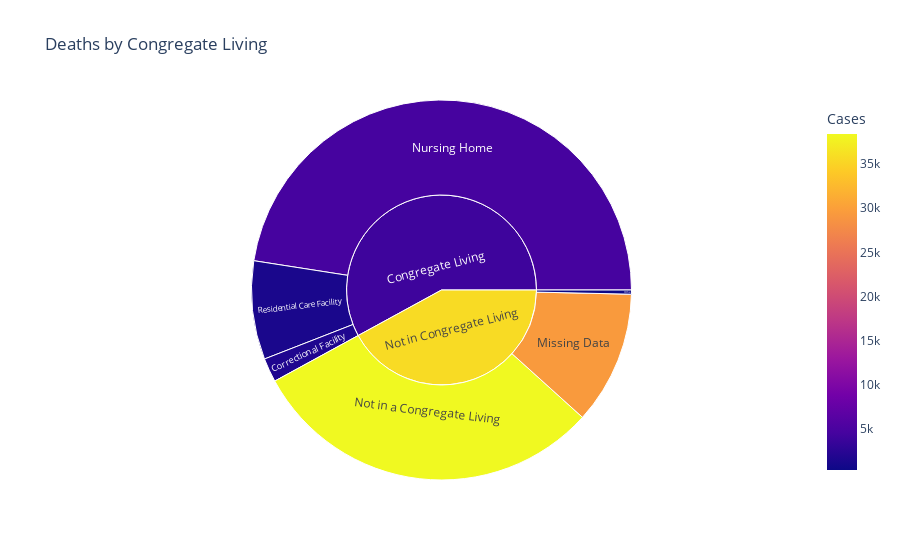

Notebook code cell kept with this figure:
### Code cell
fig = px.sunburst(df.reset_index(), path=['Congregate_Living', 'Living_Situation'], values='Deaths',
                  color='Cases', hover_data=['Deaths'], title = 'Deaths by Congregate Living')
fig.show()

### Figure 1 — Plotly figure (JSON) as saved in the notebook; plotly's stock layout.template omitted (floating-point values rounded to 4 significant figures)
{"data": [{"branchvalues": "total", "customdata": [[29, 1758], [161, 29415], [431, 38370], [675, 4602], [5, 399], [119, 1331], [823, 4029.0], [597, 35640.0]], "domain": {"x": [0, 1], "y": [0, 1]}, "hovertemplate": "labels=%{label}<br>Deaths=%{customdata[0]}<br>parent=%{parent}<br>id=%{id}<br>Cases=%{color}<extra></extra>", "ids": ["Congregate Living/Correctional Facility", "Not in Congregate Living/Missing Data", "Not in Congregate Living/Not in a Congregate Living", "Congregate Living/Nursing Home", "Not in Congregate Living/Other", "Congregate Living/Residential Care Facility", "Congregate Living", "Not in Congregate Living"], "labels": ["Correctional Facility", "Missing Data", "Not in a Congregate Living", "Nursing Home", "Other", "Residential Care Facility", "Congregate Living", "Not in Congregate Living"], "marker": {"coloraxis": "coloraxis", "colors": [1758, 29415, 38370, 4602, 399, 1331, 4029.0, 35640.0]}, "name": "", "parents": ["Congregate Living", "Not in Congregate Living", "Not in Congregate Living", "Congregate Living", "Not in Congregate Living", "Congregate Living", "", ""], "type": "sunburst", "values": [29, 161, 431, 675, 5, 119, 823, 597]}], "layout": {"autosize": true, "coloraxis": {"colorbar": {"title": {"text": "Cases"}}, "colorscale": [[0, "#0d0887"], [0.1111, "#46039f"], [0.2222, "#7201a8"], [0.3333, "#9c179e"], [0.4444, "#bd3786"], [0.5556, "#d8576b"], [0.6667, "#ed7953"], [0.7778, "#fb9f3a"], [0.8889, "#fdca26"], [1, "#f0f921"]]}, "legend": {"tracegroupgap": 0}, "title": {"text": "Deaths by Congregate Living"}}}
